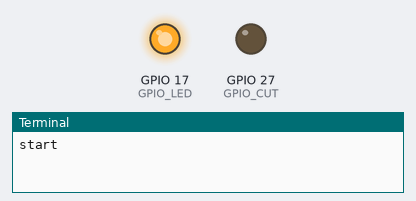
A program run on a simulated Raspberry Pi (BCM pin numbers). Shown: output pins drawn as LEDs (lit = HIGH), the last lines printed to the terminal. At 3.0 s the program stops and its outputs stay as they are.

Above: at 0.1 s.
At 1.1 s:
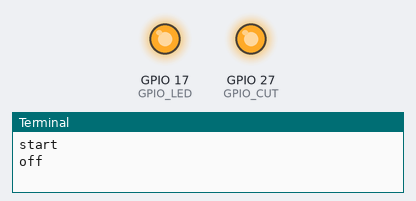
At 2.1 s:
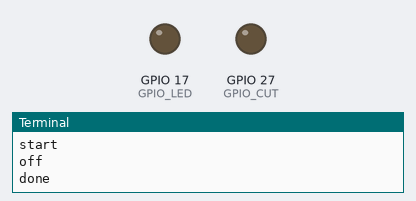
Timing chart, 0 to 3.6 s (numbered marks = the images above):
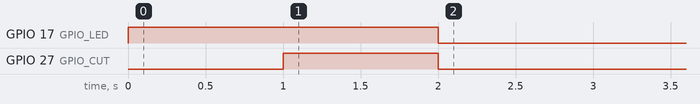

The program:

test-gpio.py
```python
import RPi.GPIO as GPIO
import time

# Configuration du mode des GPIO
GPIO.setmode(GPIO.BCM)

# GPIO utilisé pour la commande du transistor
GPIO_LED = 17
GPIO_CUT = 27

# Configurer le GPIO comme sortie
GPIO.setup(GPIO_LED, GPIO.OUT)
GPIO.setup(GPIO_CUT, GPIO.OUT)
# Éteindre la LED (mettre la base du transistor à HIGH)
GPIO.output(GPIO_LED, GPIO.HIGH)
print('start')
time.sleep(1)

# Allumer la LED (mettre la base du transistor à LOW)
GPIO.output(GPIO_CUT, GPIO.HIGH)
print('off')
time.sleep(1)

GPIO.output(GPIO_LED, GPIO.LOW)
GPIO.output(GPIO_CUT, GPIO.LOW)
print('done')
time.sleep(1)

# Nettoyer la configuration des GPIO
GPIO.cleanup()
```

Measured:
- by itself, GPIO 17 (GPIO_LED): LOW → HIGH at 0.00 s, → LOW 2.0 s later
- by itself, GPIO 27 (GPIO_CUT): LOW → HIGH at 1.0 s, → LOW 1.0 s later
